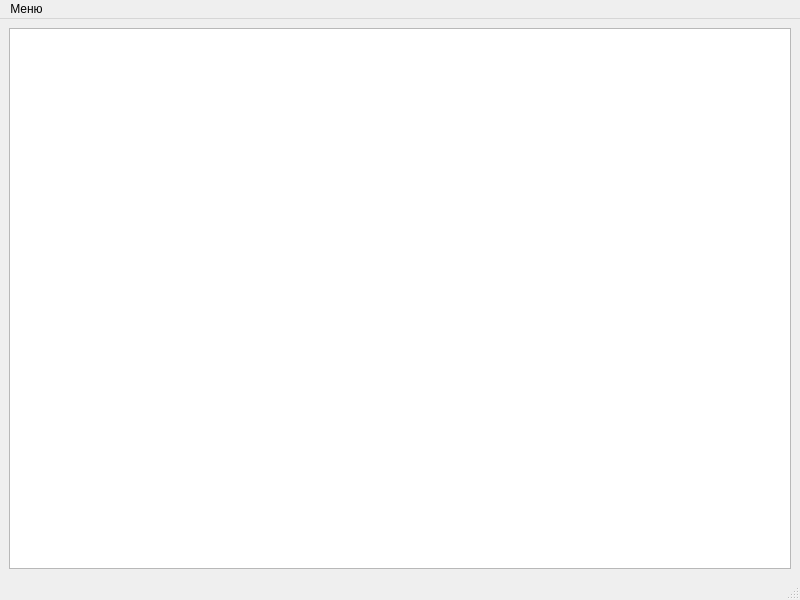
<?xml version="1.0" encoding="UTF-8"?>
<ui version="4.0">
 <class>MainWindow</class>
 <widget class="QMainWindow" name="MainWindow">
  <property name="geometry">
   <rect>
    <x>0</x>
    <y>0</y>
    <width>800</width>
    <height>600</height>
   </rect>
  </property>
  <property name="windowTitle">
   <string>MainWindow</string>
  </property>
  <widget class="QWidget" name="centralwidget">
   <layout class="QGridLayout" name="gridLayout">
    <item row="0" column="0">
     <widget class="QTableView" name="tableView"/>
    </item>
   </layout>
  </widget>
  <widget class="QMenuBar" name="menubar">
   <property name="geometry">
    <rect>
     <x>0</x>
     <y>0</y>
     <width>800</width>
     <height>25</height>
    </rect>
   </property>
   <widget class="QMenu" name="menu">
    <property name="title">
     <string>Меню</string>
    </property>
    <addaction name="SelectFile"/>
    <addaction name="SaveInFile"/>
    <addaction name="separator"/>
    <addaction name="NewStudent"/>
   </widget>
   <addaction name="menu"/>
  </widget>
  <widget class="QStatusBar" name="statusbar"/>
  <action name="SaveInFile">
   <property name="text">
    <string>Записать в файл</string>
   </property>
  </action>
  <action name="SelectFile">
   <property name="text">
    <string>Выбрать Файл</string>
   </property>
  </action>
  <action name="NewStudent">
   <property name="text">
    <string>Добавить студента</string>
   </property>
  </action>
 </widget>
 <resources/>
 <connections/>
</ui>
